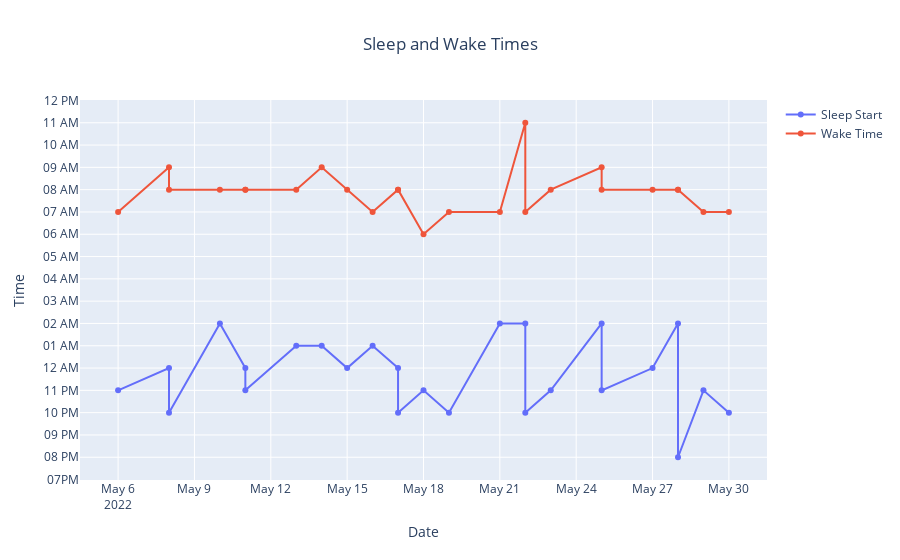

Notebook source saved alongside this figure:
### Markdown cell above
### Sleep vs Wake Time
> sleep_wake() in VisbaleWhoop

### Code cell
#df = df.assign(ds_start = df["ds_start"] * -1) # Convert kilojules to cals

fig = go.Figure()

fig.add_trace(go.Scatter(
x=df.ds_date,
y=df["ds_ampm"],
mode="markers+lines",
name = "Sleep Start",
text = df['ds_date'].astype('string') + " - " + df['ds_frmt_time'].astype('string'),
hoverinfo = 'text'))

fig.add_trace(go.Scatter(
x=df.ds_date,
y=df["de_ampm"],
mode="markers+lines",
name = "Wake Time",
text = df['de_date'].astype('string') + " - " + df['de_frmt_time'].astype('string'),
hoverinfo = 'text'))

fig.update_yaxes(categoryorder='array', categoryarray= ['05 PM', '06 PM', '07PM','08 PM','09 PM', '10 PM', '11 PM', '12 AM', '01 AM', '02 AM', '03 AM', '04 AM',
                                                        '05 AM', '06 AM', '07 AM', '08 AM', '09 AM', '10 AM', '11 AM', '12 PM',
                                                        '01 PM', '02 PM', '03 PM', '04 PM'])

fig.update_layout(title_text='Sleep and Wake Times', title_x=0.5)
fig.update_xaxes(title='Date')
fig.update_yaxes(title='Time')

fig.show()

### Figure 1 — Plotly figure (JSON) as saved in the notebook; plotly's stock layout.template omitted (floating-point values rounded to 4 significant figures)
{"data": [{"hoverinfo": "text", "mode": "markers+lines", "name": "Sleep Start", "text": ["2022-05-06 - 11:37:21 PM", "2022-05-08 - 12:25:54 AM", "2022-05-08 - 10:47:11 PM", "2022-05-10 - 02:12:49 AM", "2022-05-11 - 12:20:57 AM", "2022-05-11 - 11:40:08 PM", "2022-05-13 - 01:38:34 AM", "2022-05-14 - 01:13:39 AM", "2022-05-15 - 12:33:21 AM", "2022-05-16 - 01:02:29 AM", "2022-05-17 - 12:11:24 AM", "2022-05-17 - 10:10:19 PM", "2022-05-18 - 11:08:46 PM", "2022-05-19 - 10:40:51 PM", "2022-05-21 - 02:19:22 AM", "2022-05-22 - 02:38:46 AM", "2022-05-22 - 10:46:00 PM", "2022-05-23 - 11:31:52 PM", "2022-05-25 - 02:34:09 AM", "2022-05-25 - 11:10:56 PM", "2022-05-27 - 12:55:19 AM", "2022-05-28 - 02:46:23 AM", "2022-05-28 - 08:52:16 PM", "2022-05-29 - 11:43:17 PM", "2022-05-30 - 10:36:30 PM"], "type": "scatter", "x": ["2022-05-06", "2022-05-08", "2022-05-08", "2022-05-10", "2022-05-11", "2022-05-11", "2022-05-13", "2022-05-14", "2022-05-15", "2022-05-16", "2022-05-17", "2022-05-17", "2022-05-18", "2022-05-19", "2022-05-21", "2022-05-22", "2022-05-22", "2022-05-23", "2022-05-25", "2022-05-25", "2022-05-27", "2022-05-28", "2022-05-28", "2022-05-29", "2022-05-30"], "y": ["11 PM", "12 AM", "10 PM", "02 AM", "12 AM", "11 PM", "01 AM", "01 AM", "12 AM", "01 AM", "12 AM", "10 PM", "11 PM", "10 PM", "02 AM", "02 AM", "10 PM", "11 PM", "02 AM", "11 PM", "12 AM", "02 AM", "08 PM", "11 PM", "10 PM"]}, {"hoverinfo": "text", "mode": "markers+lines", "name": "Wake Time", "text": ["2022-05-07 - 07:28:18 AM", "2022-05-08 - 09:16:20 AM", "2022-05-09 - 08:23:05 AM", "2022-05-10 - 08:53:49 AM", "2022-05-11 - 08:41:11 AM", "2022-05-12 - 08:37:36 AM", "2022-05-13 - 08:38:08 AM", "2022-05-14 - 09:35:07 AM", "2022-05-15 - 08:48:33 AM", "2022-05-16 - 07:41:09 AM", "2022-05-17 - 08:19:07 AM", "2022-05-18 - 08:07:59 AM", "2022-05-19 - 06:56:55 AM", "2022-05-20 - 07:14:07 AM", "2022-05-21 - 07:44:50 AM", "2022-05-22 - 11:05:05 AM", "2022-05-23 - 07:36:33 AM", "2022-05-24 - 08:02:54 AM", "2022-05-25 - 09:03:54 AM", "2022-05-26 - 08:11:59 AM", "2022-05-27 - 08:21:10 AM", "2022-05-28 - 08:06:55 AM", "2022-05-29 - 08:22:32 AM", "2022-05-30 - 07:42:00 AM", "2022-05-31 - 07:20:58 AM"], "type": "scatter", "x": ["2022-05-06", "2022-05-08", "2022-05-08", "2022-05-10", "2022-05-11", "2022-05-11", "2022-05-13", "2022-05-14", "2022-05-15", "2022-05-16", "2022-05-17", "2022-05-17", "2022-05-18", "2022-05-19", "2022-05-21", "2022-05-22", "2022-05-22", "2022-05-23", "2022-05-25", "2022-05-25", "2022-05-27", "2022-05-28", "2022-05-28", "2022-05-29", "2022-05-30"], "y": ["07 AM", "09 AM", "08 AM", "08 AM", "08 AM", "08 AM", "08 AM", "09 AM", "08 AM", "07 AM", "08 AM", "08 AM", "06 AM", "07 AM", "07 AM", "11 AM", "07 AM", "08 AM", "09 AM", "08 AM", "08 AM", "08 AM", "08 AM", "07 AM", "07 AM"]}], "layout": {"title": {"text": "Sleep and Wake Times", "x": 0.5}, "xaxis": {"title": {"text": "Date"}}, "yaxis": {"categoryarray": ["05 PM", "06 PM", "07PM", "08 PM", "09 PM", "10 PM", "11 PM", "12 AM", "01 AM", "02 AM", "03 AM", "04 AM", "05 AM", "06 AM", "07 AM", "08 AM", "09 AM", "10 AM", "11 AM", "12 PM", "01 PM", "02 PM", "03 PM", "04 PM"], "categoryorder": "array", "title": {"text": "Time"}}}}
